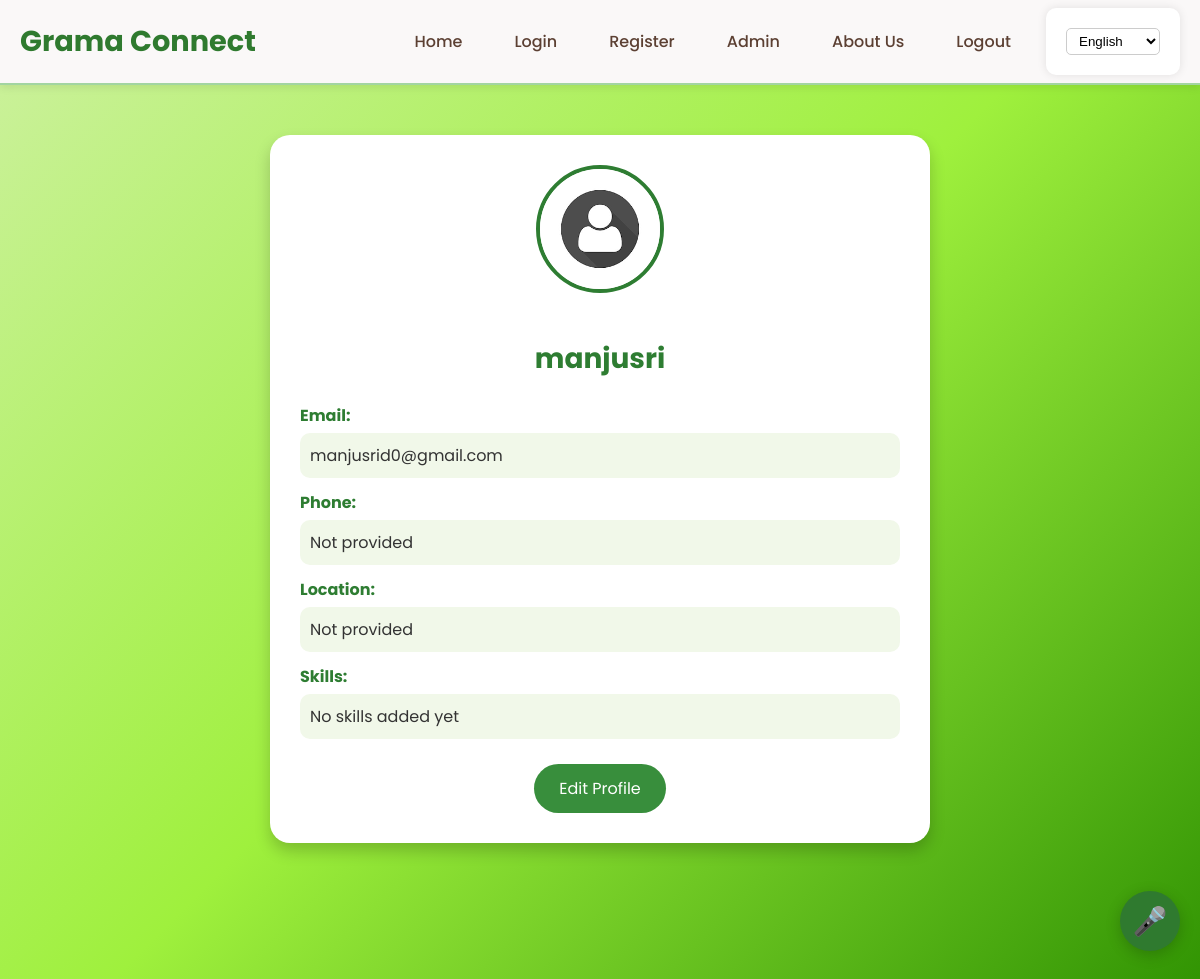
The app's page /profile (signed in) with its own data.
### app.py (models this page shows)
class User(UserMixin, db.Model):
    id = db.Column(db.Integer, primary_key=True)
    name = db.Column(db.String(150))
    email = db.Column(db.String(150), unique=True)
    phone = db.Column(db.String(50))
    location = db.Column(db.String(150))
    skills = db.Column(db.Text)
    password = db.Column(db.String(150))

### app.py (the view)
@app.route("/profile")
@login_required
def profile():
    return render_template("profile.html")

### app.py (called while the page is built)
def get_locale():
    return session.get('lang', request.accept_languages.best_match(['en', 'ta', 'hi', 'te', 'ml']))

@app.context_processor
def inject_locale():
    return dict(get_locale=get_locale)

@login_manager.user_loader
def load_user(user_id):
    return User.query.get(int(user_id))

### templates/profile.html (shortened to what this page needs)
{% extends "base.html" %}
{% block content %}
<div class="profile-container">
    <div class="profile-header">
        <img src="{{ url_for('static', filename='uploads/default.png') }}" alt="Profile Picture" class="profile-pic">
        <h2>{{ current_user.name }}</h2>
    </div>
    <div class="profile-details">
        <label>Email:</label>
        <p>{{ current_user.email }}</p>
        <label>Phone:</label>
        <p>{{ current_user.phone if current_user.phone else "Not provided" }}</p>
        <label>Location:</label>
        <p>{{ current_user.location if current_user.location else "Not provided" }}</p>
        <label>Skills:</label>
        <p>{{ current_user.skills if current_user.skills else "No skills added yet" }}</p>
    </div>
    <a href="{{ url_for('edit_profile') }}" class="edit-btn">Edit Profile</a>
</div>
{% endblock %}

### static/style.css (style rules this page uses)
body { font-family: Arial, sans-serif; color: #dfd6d6; background: #71941f; margin: 0; padding: 0; }
html, body { height: 100%; overflow-y: scroll; }
body { overflow-y: scroll; }

### templates/base.html (style rules this page uses)
body { margin: 0; font-family: 'Poppins', sans-serif; background-color: #f0f7f2; color: #2f4f2f; overflow-x: hidden; }

### templates/profile.html (style rules this page uses)
body { font-family: "Poppins", sans-serif; background: linear-gradient(135deg, #cdf1a0,#9ff03d, #319403); margin: 0; padding: 0; height: 100vh; overflow-y: scroll; }
.profile-container { max-width: 600px; margin: 50px auto; background: #fff; padding: 30px; border-radius: 20px; box-shadow: 0 8px 16px rgba(0,0,0,0.2); text-align: center; position: relative; z-index: 1; }
.profile-header { margin-bottom: 20px; }
.profile-header h2 { font-size: 28px; font-weight: bold; color: #2e7d32; }
.profile-pic { width: 120px; height: 120px; border-radius: 50%; object-fit: cover; border: 4px solid #2e7d32; margin-bottom: 15px; position: relative; z-index: 2; background: #fff; }
.profile-details { text-align: left; margin-top: 20px; }
.profile-details label { font-weight: bold; color: #2e7d32; display: block; margin-top: 12px; }
.profile-details p { background: #f1f8e9; padding: 10px; border-radius: 10px; margin: 5px 0; font-size: 16px; color: #333; }
.edit-btn { display: inline-block; background: #388e3c; color: #fff; padding: 12px 25px; border-radius: 30px; text-decoration: none; font-size: 16px; margin-top: 20px; transition: 0.3s; }

### records on screen
User: name "manjusri", email "manjusrid0@gmail.com", phone "Not provided", location "Not provided", skills "No skills added yet"

### other values on screen
form field value "English"
